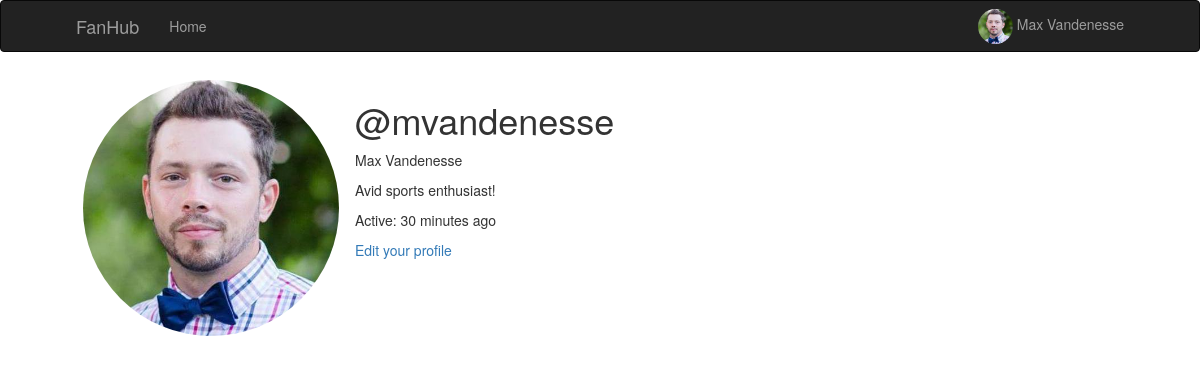
Page /user/mvandenesse (signed in) on the committed database.
### app/models.py (models this page shows, shortened)
class User(UserMixin, db.Model):
    id = db.Column(db.Integer, primary_key=True)
    username = db.Column(db.String(64), index=True, unique=True)
    email = db.Column(db.String(120), index=True, unique=True)
    password_hash = db.Column(db.String(128))
    about_me = db.Column(db.String(140))
    last_seen = db.Column(db.DateTime, default=datetime.utcnow)
    image_path = db.Column(db.String(5000))
    first_name = db.Column(db.String(120))
    last_name = db.Column(db.String(120))
    full_name = db.Column(db.String(240))

### app/routes.py (the view)
@app.route('/user/<username>')
@login_required
def user(username):
    page = request.args.get('page', 1, type=int)
    user = User.query.filter_by(username=username).first_or_404()
    return render_template('user.html', user=user)

### app/models.py (called while the page is built)
@login.user_loader
def load_user(id):
    return User.query.get(int(id))

### app/routes.py (called while the page is built)
@app.before_request
def before_request():
    if current_user.is_authenticated:
        current_user.last_seen = datetime.utcnow()
        db.session.commit()

### app/templates/user.html
 {% extends "base.html" %} {% block app_content %}
<table class="table body">
    <tr>
        <td width="256px">
            {% if user.image_path %}
            <img src={{user.image_path}} class="img-circle  " style="height: 256px; width: 256px;"> {% else %}
            <img src=" {{ user.avatar(256, user.first_name, user.last_name) }} " class="img-circle userTemplateProfileImage "> {% endif %}
        </td>
        <td>
            <h1>@{{ user.username }}</h1>
            <p>{{user.full_name}}</p>
            {% if user.about_me %}
            <p>{{ user.about_me }}</p>{% endif %} {% if user.last_seen %}
            <p>Active: {{ moment(user.last_seen).fromNow() }}{% endif %} {% if user == current_user %}
                <p>
                    <a class="removeUnderline" href="{{ url_for( 'edit_profile') }} ">Edit your profile</a>
                </p>
                {% endif %}
        </td>
    </tr>
</table>
{% endblock %}

### app/templates/base.html (shortened to what this page needs)
{% extends 'bootstrap/base.html' %}  {% block navbar %}
<link rel=" stylesheet " href="{{ url_for( 'static', filename='css/style.css' ) }} ">
<nav class="navbar navbar-inverse">
    <div class="container">
        <div class="navbar-header">
            <a class="navbar-brand" href="{{ url_for('index') }}">FanHub</a>
            <div class="collapse navbar-collapse" id="bs-example-navbar-collapse-1">
                <ul class="nav navbar-nav">
                    <li>
                        <a href="{{ url_for('index') }}">Home</a>
                    </li>
                </ul>
                <ul class="nav navbar-nav navbar-right">
                    {% if current_user.is_anonymous %}
                    <li>
                        <a href="{{ url_for('login') }}">Login</a>
                    </li>
                    {% else %}
                    <ul class="nav navbar-nav navbar-right">
                        <li class="dropdown">
                            <a href="#" class="dropdown-toggle" style="padding-top:0px !important;padding-bottom:0px !important;margin-top:8px;" data-toggle="dropdown"
                                role="button" aria-haspopup="true" aria-expanded="false">
                                <img src={{current_user.image_path}} class="img-circle  " style="height: 35px; width: 35px;"> {{current_user.full_name}}
                            </a>
                        </li>
                    </ul>
                    {% endif %}
                </ul>
            </div>
        </div>
</nav>
{% endblock %} {% block content %}
<div class="container ">
      {% block app_content
    %}{% endblock %}
</div>
{% endblock %}

### app/static/css/style.css (style rules this page uses)
.container { display: flex !important; flex-flow: column !important; height: auto !important; width: 90% !important; }
.table { margin-bottom: 0; width: -webkit-fill-available; }
.table>tbody>tr>td { border-top: 0px !important; }
.removeUnderline { text-decoration: none !important; }

### rows in the picture
User: image_path (picture), full_name "Max Vandenesse", username "mvandenesse", about_me "Avid sports enthusiast!", last_seen "30 minutes ago"
